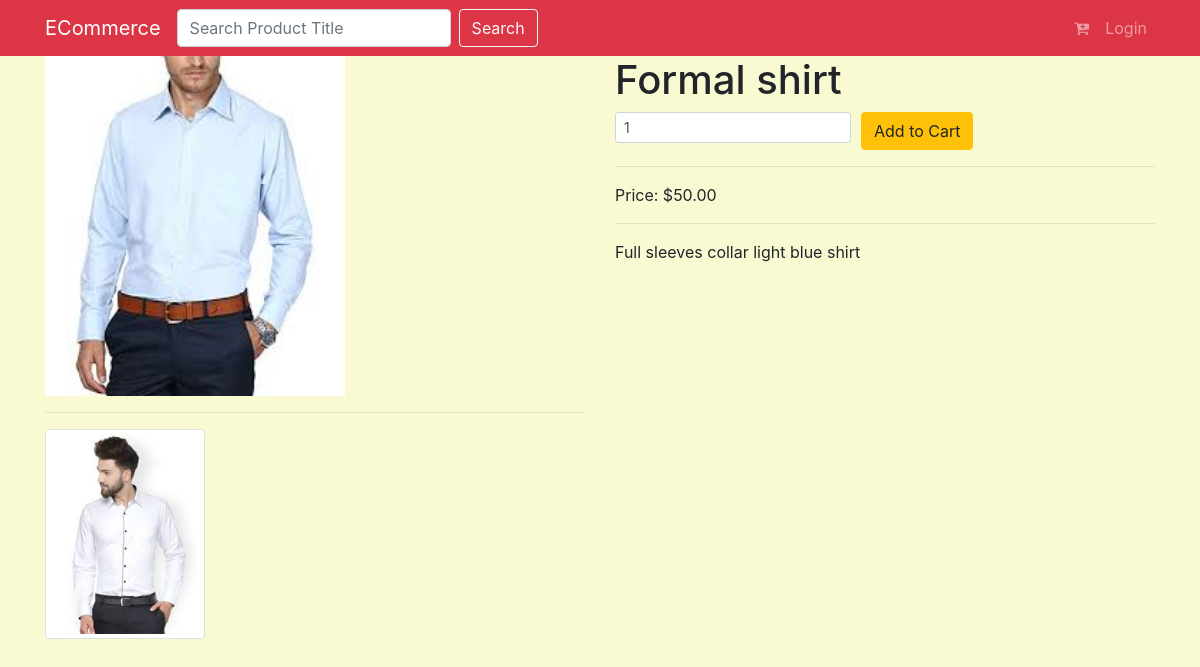
The app's page /products/products/5/ with its own data.
### products/models.py (models this page shows, shortened)
class ProductImage(models.Model):
    product=models.ForeignKey(Product,related_name='images',on_delete=models.CASCADE)
    image=models.ImageField(upload_to='products/images',null=True,blank=True)
    featured=models.BooleanField(default=False)
    thumbnail=models.BooleanField(default=False)
    updated_date=models.DateTimeField(auto_now=True)
    active=models.BooleanField(default=True)

class Product(models.Model):
    category = models.ForeignKey(Category, related_name='products', on_delete=models.CASCADE)
    title=models.CharField(max_length=120,null=False,blank=False)
    description=models.TextField()
    price=models.DecimalField(decimal_places=2,max_digits=100)
    sale_price=models.DecimalField(decimal_places=2,max_digits=100,null=True,blank=True)
    slug=models.SlugField(unique=True)
    create_date=models.DateTimeField(auto_now_add=True,auto_now=False)
    updated_date=models.DateTimeField(auto_now_add=False,auto_now=True,null=True,blank=True)
    active=models.BooleanField(default=True)
    class Meta:
        unique_together=('title','slug')

### products/views.py (the view)
# urls.py: path('products/<pk>/',ProductDetail,name='single_product')
def ProductDetail(request,pk):
    try:
        product=Product.objects.get(pk=pk)
        return render(request,'products/product_detail.html',{'product':product})
    except:
        raise Http404

### products/models.py (called while the page is built)
    def all(self):
        return super(VariationManager,self).filter(active=True)

### products/templates/products/product_detail.html (shortened to what this page needs)
{% extends "base.html" %}
{% load staticfiles %}
{% block content %}
<div class="container">
  <div class="row">
    <div class="col-md-6">
          {% for item in product.images.all %}
          {% if item.featured %}
            <img width=300 height=3 00 src="{{item.image.url}}" class="img-fluid" alt="{% static 'images/download.svg' %}">
          {% endif %}
          {% endfor %}
          <hr>
          <div class="row">
            {% for item in product.images.all %}
            {% if not item.featured %}
            <div class="col-sm-4">
              <img width=200 height=200 src="{{item.image.url}}" class='img-thumbnail' alt="...">
            </div>
          {% endif %}
          {% endfor %}
          </div>
    </div>
    <div class="col-md-6">
      <h1>{{product.title}}</h1>
      <form class="form-group" action="{% url 'carts:update_cart' slug=product.slug %}" method="POST">{% csrf_token %}
        <div class="form-row align items-center">
          <div class="col-auto">
            <input class='form-control form-control-sm' type="number" name="qty" value="1">
          </div>
          <div class="col-auto">
            <input class='btn btn-warning form-   control btn-strong' type="submit" name="Submit" value="Add to Cart">
          </div>
        </div>
      </form>
      <hr>
      <p>Price: ${{product.price}}</p>
      <hr>
      <p>{{product.description|linebreaks}}</p>
    </div>
  </div>
{% endblock %}

### records on screen
ProductImage: image (picture)
ProductImage: image (picture)
Product: title "Formal shirt", price "50.00", description "Full sleeves collar light blue shirt"
